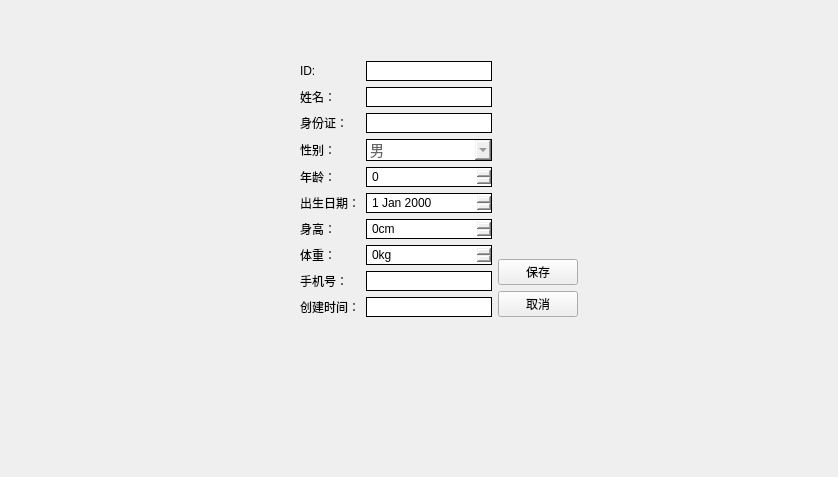
<?xml version="1.0" encoding="UTF-8"?>
<ui version="4.0">
 <class>PatientEditView</class>
 <widget class="QWidget" name="PatientEditView">
  <property name="geometry">
   <rect>
    <x>0</x>
    <y>0</y>
    <width>838</width>
    <height>477</height>
   </rect>
  </property>
  <property name="windowTitle">
   <string>编辑患者信息</string>
  </property>
  <widget class="QLabel" name="label_11">
   <property name="geometry">
    <rect>
     <x>20</x>
     <y>270</y>
     <width>201</width>
     <height>201</height>
    </rect>
   </property>
   <property name="styleSheet">
    <string notr="true">border-image: url(:/new/prefix1/img/dp4.png);</string>
   </property>
   <property name="text">
    <string/>
   </property>
  </widget>
  <widget class="QWidget" name="">
   <property name="geometry">
    <rect>
     <x>20</x>
     <y>11</y>
     <width>776</width>
     <height>356</height>
    </rect>
   </property>
   <layout class="QVBoxLayout" name="verticalLayout_2">
    <item>
     <spacer name="verticalSpacer_2">
      <property name="orientation">
       <enum>Qt::Vertical</enum>
      </property>
      <property name="sizeHint" stdset="0">
       <size>
        <width>20</width>
        <height>22</height>
       </size>
      </property>
     </spacer>
    </item>
    <item>
     <layout class="QHBoxLayout" name="horizontalLayout_2">
      <item>
       <spacer name="horizontalSpacer">
        <property name="orientation">
         <enum>Qt::Horizontal</enum>
        </property>
        <property name="sizeType">
         <enum>QSizePolicy::Fixed</enum>
        </property>
        <property name="sizeHint" stdset="0">
         <size>
          <width>280</width>
          <height>20</height>
         </size>
        </property>
       </spacer>
      </item>
      <item>
       <layout class="QHBoxLayout" name="horizontalLayout">
        <item>
         <layout class="QFormLayout" name="formLayout">
          <item row="0" column="0">
           <widget class="QLabel" name="label_6">
            <property name="text">
             <string>ID:</string>
            </property>
            <property name="alignment">
             <set>Qt::AlignLeading|Qt::AlignLeft|Qt::AlignVCenter</set>
            </property>
           </widget>
          </item>
          <item row="0" column="1">
           <widget class="QLineEdit" name="dbEditID">
            <property name="styleSheet">
             <string notr="true">QLineEdit {
	padding: 1px 15px 1px 3px;
  border:1px  solid;
}
</string>
            </property>
           </widget>
          </item>
          <item row="1" column="0">
           <widget class="QLabel" name="label_5">
            <property name="text">
             <string>姓名：</string>
            </property>
            <property name="alignment">
             <set>Qt::AlignLeading|Qt::AlignLeft|Qt::AlignVCenter</set>
            </property>
           </widget>
          </item>
          <item row="1" column="1">
           <widget class="QLineEdit" name="dbEditName">
            <property name="styleSheet">
             <string notr="true">QLineEdit {
	padding: 1px 15px 1px 3px;
  border:1px  solid;
}</string>
            </property>
           </widget>
          </item>
          <item row="2" column="0">
           <widget class="QLabel" name="label_7">
            <property name="text">
             <string>身份证：</string>
            </property>
           </widget>
          </item>
          <item row="2" column="1">
           <widget class="QLineEdit" name="dbEditIDCard">
            <property name="styleSheet">
             <string notr="true">QLineEdit {
	padding: 1px 15px 1px 3px;
  border:1px  solid;
}</string>
            </property>
           </widget>
          </item>
          <item row="3" column="0">
           <widget class="QLabel" name="label_8">
            <property name="text">
             <string>性别：</string>
            </property>
           </widget>
          </item>
          <item row="3" column="1">
           <widget class="QComboBox" name="dbComboSex">
            <property name="styleSheet">
             <string notr="true">QComboBox{
  color:#666666;
  font-size:14px;
  padding: 1px 15px 1px 3px;
  border:1px  solid;
} 

QComboBox QAbstractItemView::item{
	height:36px;
	color:#666666;
	padding-left:9px;
	background-color:#FFFFFF;
}
QComboBox QAbstractItemView::item:hover{ //悬浮
  background-color:#409CE1;
  color:#ffffff;
}
QComboBox QAbstractItemView::item:selected{//选中
  background-color:#409CE1;
  color:#ffffff;
}
QComboBox:on { 
      padding-top: 3px;
      padding-left: 4px;
  }
  QComboBox::down-arrow:on { 
      top: 1px;
      left: 1px;
  }</string>
            </property>
            <item>
             <property name="text">
              <string>男</string>
             </property>
            </item>
            <item>
             <property name="text">
              <string>女</string>
             </property>
            </item>
           </widget>
          </item>
          <item row="4" column="0">
           <widget class="QLabel" name="label_10">
            <property name="text">
             <string>年龄：</string>
            </property>
           </widget>
          </item>
          <item row="4" column="1">
           <widget class="QSpinBox" name="dbSpinAge">
            <property name="styleSheet">
             <string notr="true">QSpinBox
 {
padding: 1px 15px 1px 3px;
  border:1px  solid;
}

QSpinBox::up-button //QSpinBox的向上按钮
{
subcontrol-origin: border;//subcontrol-origin指定原始矩形内子控件的对齐方式
subcontrol-position: top right; /* position at the top right corner */
width: 16px; 
border-width: 1px;
}

QSpinBox::up-arrow //向上箭头
{
width: 7px;
height: 7px;
}

QSpinBox::down-button //向下按钮
{
subcontrol-origin: border;
subcontrol-position: bottom right; /* position at bottom right corner */
width: 16px;
border-width: 1px;//边界宽度
border-top-width: 0;//边界顶部宽度
}

QSpinBox::down-arrow //向下的箭头
{
width: 7px;
height: 7px;
}

</string>
            </property>
            <property name="maximum">
             <number>199</number>
            </property>
           </widget>
          </item>
          <item row="5" column="0">
           <widget class="QLabel" name="label">
            <property name="text">
             <string>出生日期：</string>
            </property>
           </widget>
          </item>
          <item row="5" column="1">
           <widget class="QDateEdit" name="dbDateEditDOB">
            <property name="styleSheet">
             <string notr="true">QDateEdit
 {
padding: 1px 15px 1px 3px;
  border:1px  solid;
}

QDateEdit::up-button //QSpinBox的向上按钮
{
subcontrol-origin: border;//subcontrol-origin指定原始矩形内子控件的对齐方式
subcontrol-position: top right; /* position at the top right corner */
width: 16px; 
border-width: 1px;
}
QDateEdit::up-arrow //向上箭头
{
width: 7px;
height: 7px;
}

QDateEdit::down-button //向下按钮
{
subcontrol-origin: border;
subcontrol-position: bottom right; /* position at bottom right corner */
width: 16px;
border-width: 1px;//边界宽度
border-top-width: 0;//边界顶部宽度
}

QDateEdit::down-arrow //向下的箭头
{
width: 7px;
height: 7px;
}

</string>
            </property>
           </widget>
          </item>
          <item row="6" column="0">
           <widget class="QLabel" name="label_2">
            <property name="text">
             <string>身高：</string>
            </property>
           </widget>
          </item>
          <item row="6" column="1">
           <widget class="QSpinBox" name="dbSpinHeight">
            <property name="styleSheet">
             <string notr="true">QSpinBox
 {
padding: 1px 15px 1px 3px;
  border:1px  solid;
}

QSpinBox::up-button //QSpinBox的向上按钮
{
subcontrol-origin: border;//subcontrol-origin指定原始矩形内子控件的对齐方式
subcontrol-position: top right; /* position at the top right corner */
width: 16px; 
border-width: 1px;
}

QSpinBox::up-arrow //向上箭头
{
width: 7px;
height: 7px;
}

QSpinBox::down-button //向下按钮
{
subcontrol-origin: border;
subcontrol-position: bottom right; /* position at bottom right corner */
width: 16px;
border-width: 1px;//边界宽度
border-top-width: 0;//边界顶部宽度
}

QSpinBox::down-arrow //向下的箭头
{
width: 7px;
height: 7px;
}

</string>
            </property>
            <property name="suffix">
             <string>cm</string>
            </property>
            <property name="maximum">
             <number>299</number>
            </property>
            <property name="singleStep">
             <number>5</number>
            </property>
           </widget>
          </item>
          <item row="7" column="0">
           <widget class="QLabel" name="label_3">
            <property name="text">
             <string>体重：</string>
            </property>
           </widget>
          </item>
          <item row="7" column="1">
           <widget class="QSpinBox" name="dbSpinWeight">
            <property name="styleSheet">
             <string notr="true">QSpinBox
 {
padding: 1px 15px 1px 3px;
  border:1px  solid;
}

QSpinBox::up-button //QSpinBox的向上按钮
{
subcontrol-origin: border;//subcontrol-origin指定原始矩形内子控件的对齐方式
subcontrol-position: top right; /* position at the top right corner */
width: 16px; 
border-width: 1px;
}

QSpinBox::up-arrow //向上箭头
{
width: 7px;
height: 7px;
}

QSpinBox::down-button //向下按钮
{
subcontrol-origin: border;
subcontrol-position: bottom right; /* position at bottom right corner */
width: 16px;
border-width: 1px;//边界宽度
border-top-width: 0;//边界顶部宽度
}

QSpinBox::down-arrow //向下的箭头
{
width: 7px;
height: 7px;
}

</string>
            </property>
            <property name="suffix">
             <string>kg</string>
            </property>
            <property name="maximum">
             <number>699</number>
            </property>
           </widget>
          </item>
          <item row="8" column="0">
           <widget class="QLabel" name="label_4">
            <property name="text">
             <string>手机号：</string>
            </property>
           </widget>
          </item>
          <item row="8" column="1">
           <widget class="QLineEdit" name="dbEditMobile">
            <property name="styleSheet">
             <string notr="true">QLineEdit {
	padding: 1px 15px 1px 3px;
  border:1px  solid;
}</string>
            </property>
           </widget>
          </item>
          <item row="9" column="0">
           <widget class="QLabel" name="label_9">
            <property name="text">
             <string>创建时间：</string>
            </property>
           </widget>
          </item>
          <item row="9" column="1">
           <widget class="QLineEdit" name="dbCreatedTimeStamp">
            <property name="styleSheet">
             <string notr="true">QLineEdit {
	padding: 1px 15px 1px 3px;
  border:1px  solid;
}</string>
            </property>
           </widget>
          </item>
         </layout>
        </item>
        <item>
         <layout class="QVBoxLayout" name="verticalLayout">
          <item>
           <spacer name="verticalSpacer">
            <property name="orientation">
             <enum>Qt::Vertical</enum>
            </property>
            <property name="sizeHint" stdset="0">
             <size>
              <width>20</width>
              <height>40</height>
             </size>
            </property>
           </spacer>
          </item>
          <item>
           <widget class="QPushButton" name="btSave">
            <property name="text">
             <string>保存</string>
            </property>
            <property name="icon">
             <iconset resource="resource.qrc">
              <normaloff>:/new/prefix1/img/dbsave.png</normaloff>:/new/prefix1/img/dbsave.png</iconset>
            </property>
           </widget>
          </item>
          <item>
           <widget class="QPushButton" name="btCancel">
            <property name="text">
             <string>取消</string>
            </property>
            <property name="icon">
             <iconset resource="resource.qrc">
              <normaloff>:/new/prefix1/img/cancel.png</normaloff>:/new/prefix1/img/cancel.png</iconset>
            </property>
           </widget>
          </item>
         </layout>
        </item>
       </layout>
      </item>
      <item>
       <spacer name="horizontalSpacer_2">
        <property name="orientation">
         <enum>Qt::Horizontal</enum>
        </property>
        <property name="sizeHint" stdset="0">
         <size>
          <width>130</width>
          <height>20</height>
         </size>
        </property>
       </spacer>
      </item>
     </layout>
    </item>
    <item>
     <spacer name="verticalSpacer_3">
      <property name="orientation">
       <enum>Qt::Vertical</enum>
      </property>
      <property name="sizeHint" stdset="0">
       <size>
        <width>20</width>
        <height>40</height>
       </size>
      </property>
     </spacer>
    </item>
   </layout>
  </widget>
 </widget>
 <resources>
  <include location="resource.qrc"/>
 </resources>
 <connections/>
</ui>
